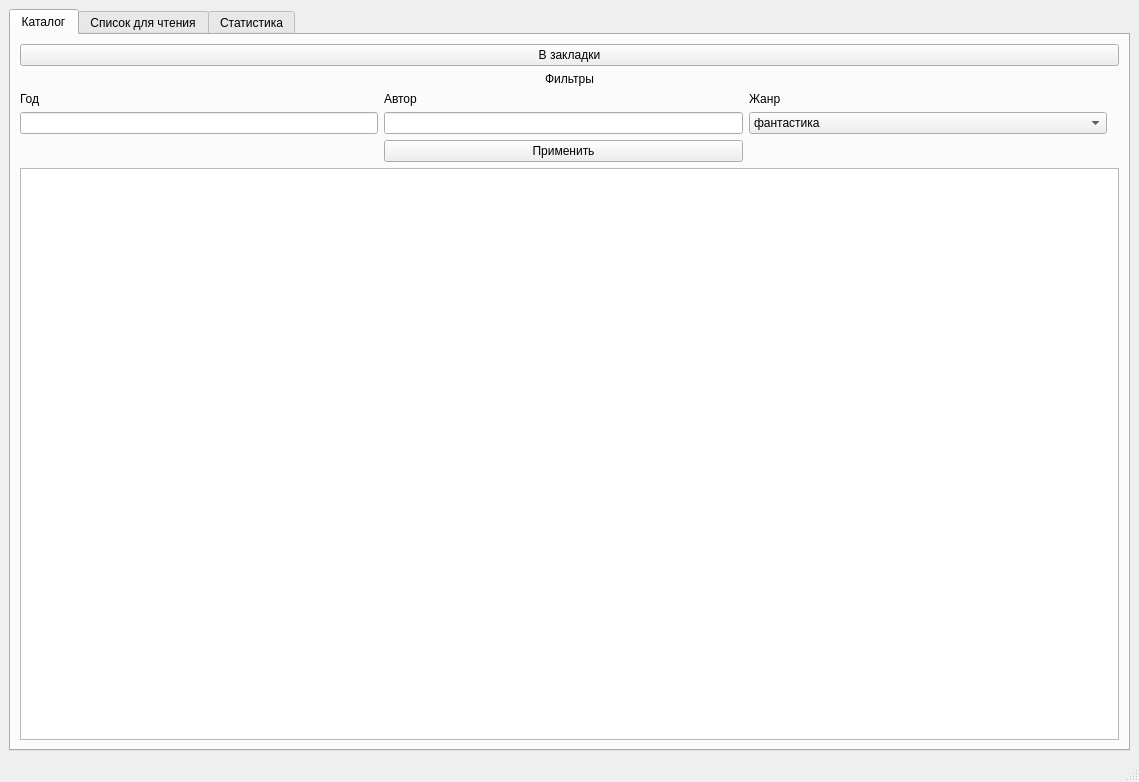
<?xml version="1.0" encoding="UTF-8"?>
<ui version="4.0">
 <class>MainWindow</class>
 <widget class="QMainWindow" name="MainWindow">
  <property name="enabled">
   <bool>true</bool>
  </property>
  <property name="geometry">
   <rect>
    <x>0</x>
    <y>0</y>
    <width>1139</width>
    <height>782</height>
   </rect>
  </property>
  <property name="sizePolicy">
   <sizepolicy hsizetype="Preferred" vsizetype="Preferred">
    <horstretch>111</horstretch>
    <verstretch>0</verstretch>
   </sizepolicy>
  </property>
  <property name="minimumSize">
   <size>
    <width>0</width>
    <height>0</height>
   </size>
  </property>
  <property name="maximumSize">
   <size>
    <width>16777215</width>
    <height>16777215</height>
   </size>
  </property>
  <property name="windowTitle">
   <string>Электронная Библиотека</string>
  </property>
  <property name="layoutDirection">
   <enum>Qt::LeftToRight</enum>
  </property>
  <widget class="QWidget" name="centralwidget">
   <layout class="QGridLayout" name="gridLayout_7">
    <item row="0" column="0">
     <widget class="QTabWidget" name="tabWidget">
      <property name="enabled">
       <bool>true</bool>
      </property>
      <property name="sizePolicy">
       <sizepolicy hsizetype="Preferred" vsizetype="Preferred">
        <horstretch>0</horstretch>
        <verstretch>0</verstretch>
       </sizepolicy>
      </property>
      <property name="whatsThis">
       <string>&lt;html&gt;&lt;head/&gt;&lt;body&gt;&lt;p&gt;Каталог&lt;/p&gt;&lt;/body&gt;&lt;/html&gt;</string>
      </property>
      <property name="styleSheet">
       <string notr="true"/>
      </property>
      <property name="currentIndex">
       <number>0</number>
      </property>
      <widget class="QWidget" name="tab">
       <property name="toolTip">
        <string>&lt;html&gt;&lt;head/&gt;&lt;body&gt;&lt;p&gt;Каталог&lt;/p&gt;&lt;p&gt;&lt;br/&gt;&lt;/p&gt;&lt;/body&gt;&lt;/html&gt;</string>
       </property>
       <attribute name="title">
        <string>Каталог</string>
       </attribute>
       <layout class="QGridLayout" name="gridLayout_6">
        <item row="5" column="2">
         <widget class="QComboBox" name="comboBox_2">
          <property name="sizePolicy">
           <sizepolicy hsizetype="Expanding" vsizetype="Minimum">
            <horstretch>0</horstretch>
            <verstretch>0</verstretch>
           </sizepolicy>
          </property>
          <item>
           <property name="text">
            <string>фантастика</string>
           </property>
          </item>
          <item>
           <property name="text">
            <string>детектив</string>
           </property>
          </item>
          <item>
           <property name="text">
            <string>роман</string>
           </property>
          </item>
         </widget>
        </item>
        <item row="0" column="0" colspan="5">
         <widget class="QPushButton" name="pushButton_5">
          <property name="sizePolicy">
           <sizepolicy hsizetype="Ignored" vsizetype="Minimum">
            <horstretch>0</horstretch>
            <verstretch>0</verstretch>
           </sizepolicy>
          </property>
          <property name="text">
           <string>В закладки</string>
          </property>
         </widget>
        </item>
        <item row="5" column="0">
         <widget class="QLineEdit" name="lineEdit"/>
        </item>
        <item row="3" column="2">
         <widget class="QLabel" name="label_3">
          <property name="text">
           <string>Жанр</string>
          </property>
         </widget>
        </item>
        <item row="1" column="0" colspan="5" alignment="Qt::AlignHCenter">
         <widget class="QLabel" name="label">
          <property name="sizePolicy">
           <sizepolicy hsizetype="Ignored" vsizetype="Minimum">
            <horstretch>0</horstretch>
            <verstretch>0</verstretch>
           </sizepolicy>
          </property>
          <property name="text">
           <string>Фильтры</string>
          </property>
         </widget>
        </item>
        <item row="8" column="0" colspan="5">
         <widget class="QTableWidget" name="tableWidget"/>
        </item>
        <item row="3" column="1">
         <widget class="QLabel" name="label_4">
          <property name="text">
           <string>Автор</string>
          </property>
         </widget>
        </item>
        <item row="5" column="1">
         <widget class="QLineEdit" name="lineEdit_2"/>
        </item>
        <item row="3" column="0">
         <widget class="QLabel" name="label_2">
          <property name="text">
           <string>Год</string>
          </property>
         </widget>
        </item>
        <item row="6" column="1">
         <widget class="QPushButton" name="pushButton_7">
          <property name="sizePolicy">
           <sizepolicy hsizetype="Ignored" vsizetype="Minimum">
            <horstretch>0</horstretch>
            <verstretch>0</verstretch>
           </sizepolicy>
          </property>
          <property name="text">
           <string>Применить</string>
          </property>
         </widget>
        </item>
       </layout>
      </widget>
      <widget class="QWidget" name="tab_2">
       <property name="enabled">
        <bool>true</bool>
       </property>
       <property name="maximumSize">
        <size>
         <width>16777215</width>
         <height>16777215</height>
        </size>
       </property>
       <property name="font">
        <font>
         <kerning>true</kerning>
        </font>
       </property>
       <attribute name="title">
        <string>Список для чтения</string>
       </attribute>
       <layout class="QGridLayout" name="gridLayout_8">
        <item row="1" column="0">
         <widget class="QPushButton" name="pushButton_6">
          <property name="text">
           <string>Удалить</string>
          </property>
         </widget>
        </item>
        <item row="2" column="0">
         <widget class="QTableWidget" name="tableWidget_2"/>
        </item>
        <item row="0" column="0">
         <widget class="QPushButton" name="pushButton">
          <property name="sizePolicy">
           <sizepolicy hsizetype="Minimum" vsizetype="Fixed">
            <horstretch>0</horstretch>
            <verstretch>0</verstretch>
           </sizepolicy>
          </property>
          <property name="minimumSize">
           <size>
            <width>545</width>
            <height>23</height>
           </size>
          </property>
          <property name="text">
           <string>Общая информация о профиле</string>
          </property>
         </widget>
        </item>
       </layout>
      </widget>
      <widget class="QWidget" name="tab_4">
       <attribute name="title">
        <string>Статистика</string>
       </attribute>
       <layout class="QGridLayout" name="gridLayout_5">
        <item row="0" column="1">
         <layout class="QGridLayout" name="gridLayout"/>
        </item>
        <item row="1" column="1">
         <layout class="QGridLayout" name="gridLayout_4"/>
        </item>
        <item row="0" column="0">
         <layout class="QGridLayout" name="gridLayout_2"/>
        </item>
        <item row="1" column="0">
         <layout class="QGridLayout" name="gridLayout_3"/>
        </item>
       </layout>
      </widget>
     </widget>
    </item>
   </layout>
  </widget>
  <widget class="QStatusBar" name="statusbar"/>
  <action name="actionuil">
   <property name="text">
    <string>uil</string>
   </property>
  </action>
  <action name="action">
   <property name="text">
    <string>помошь</string>
   </property>
  </action>
  <action name="action_2">
   <property name="text">
    <string>уцкакуап</string>
   </property>
  </action>
  <action name="action_3">
   <property name="text">
    <string>укпкупку</string>
   </property>
  </action>
 </widget>
 <resources/>
 <connections/>
</ui>
